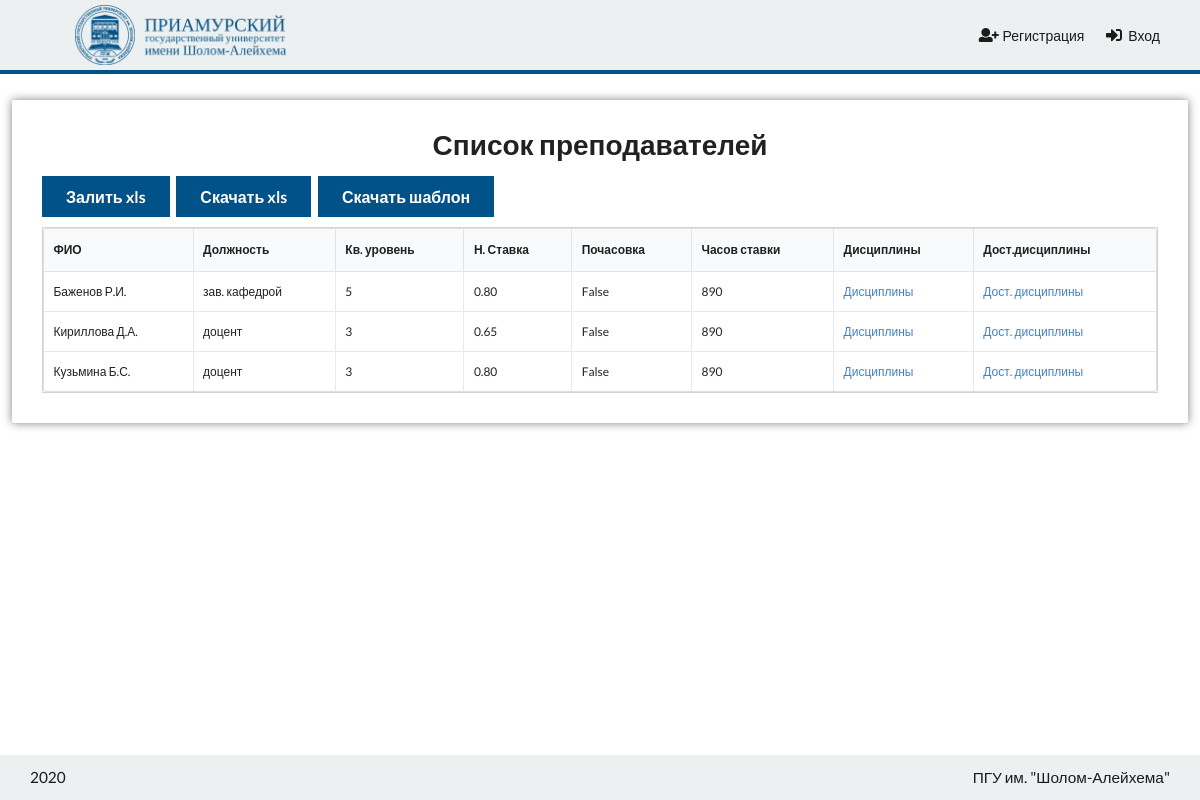
/prepods/list/, run on the app's committed database.
### Prepods/models.py (models this page shows, shortened)
class Prepod(models.Model):
    objects = MyManager()
    user = models.OneToOneField(User, on_delete=models.SET_NULL, null=True)
    last_name = models.CharField(max_length=64, verbose_name="Фамилия")
    first_name = models.CharField(max_length=64, verbose_name="Имя")
    surname = models.CharField(max_length=64, verbose_name="Отчество")
    dolzhnost = models.ForeignKey(Dolzhnost, on_delete=models.SET_NULL, null=True, verbose_name="Должность")
    kv_uroven = models.IntegerField(verbose_name="Кв. уровень")
    n_stavka = models.DecimalField(max_digits=4, decimal_places=2, verbose_name="Н.Ставка")
    pochasovka = models.BooleanField(default=False, verbose_name="Почасовка")
    chasov_stavki = models.IntegerField(verbose_name="Часов ставки")
    class Meta:
        verbose_name = 'Преподаватель'
        verbose_name_plural = 'Преподаватели'
    def fio(self):
        return self.__str__()
    def __str__(self):
        return f'{self.last_name} {self.first_name[0]}.{self.surname[0]}.'

class Dolzhnost(models.Model):
    objects = MyManager()
    name = models.CharField(max_length=64, unique=True)
    class Meta:
        verbose_name_plural = "Должности"
        verbose_name = "Должность"

### Prepods/views.py (the view)
# urls.py: path('list/', prepods_list, name='list'),
def prepods_list(request):
    return render(request, 'Prepods/List.html', {'prepods': Prepod.objects.all()})

### Accounts/templatetags/modified.py (called while the page is built)
def get_value_from_context(context, dots_var, nullable=False):
    c_key = dots_var.split('.')[0]
    try:
        var = context[c_key]
    except KeyError:
        if nullable:
            return None
        raise KeyError('Template context does not exist key: {}'.format(c_key))
    splitted_var = dots_var.split('.')
    if len(splitted_var) > 0:
        attr = '.'.join(splitted_var[1:])
        try:
            value = getattr(var, attr)
        except Exception:
            if nullable:
                return None
            raise AttributeError('Variable {} does not contain attribute {}'.format(splitted_var[0], attr))
    else:
        value = var
    if callable(value):
        value = value()
    return value

### utils/shortcuts.py (called while the page is built)
def build_url(*args, **kwargs):
    get = kwargs.pop('get', {})
    url = reverse(*args, kwargs=kwargs)
    if get:
        url += '?' + urllib.parse.urlencode(get)
    return url

### templates/Prepods/List.html (shortened to what this page needs)
{% extends 'base.html' %}
{% load static %}
{% load modified %}
{% block content %}
    <div class="ui container full-width">
        <div class="child-center">
            <div class="discipline-list cblock">
                <div class="content">
                    <h1 class="ui center aligned header">Список преподавателей</h1>
                    <form id="download-xls" method="post">
                        <div class="sixteen wide">
                            <a onclick="showModal()" class="large ui primary button">Залить xls</a>
                            <button type="submit" class="large ui primary button">Скачать xls</button>
                            <a href="{% static 'files/Shablon.xls' %}" class="large ui primary button"
                               download="proposed_file_name">Скачать шаблон</a>
                        </div>
                    </form>
                    <div class="sixteen wide table-container">
                        <table class="ui celled table">
                            <thead>
                            <tr>
                                <th>ФИО</th>
                                <th>Должность</th>
                                <th>Кв. уровень</th>
                                <th>Н. Ставка</th>
                                <th>Почасовка</th>
                                <th>Часов ставки</th>
                                <th>Дисциплины</th>
                                <th>Дост.дисциплины</th>
                            </tr>
                            </thead>
                            <tbody>
                            {% for prepod in prepods %}
                                <tr>
                                    <td data-label="ФИО">{{ prepod.fio }}</td>
                                    <td data-label="Должность">{{ prepod.dolzhnost.name }}</td>
                                    <td data-label="Кв. уровень">{{ prepod.kv_uroven }}</td>
                                    <td data-label="Н. Ставка">{{ prepod.n_stavka }}</td>
                                    <td data-label="Почасовка">{{ prepod.pochasovka }}</td>
                                    <td data-label="Часов ставки">{{ prepod.chasov_stavki }}</td>
                                    <td data-label="Дисциплины"><a href="{% iurl 'prepods:disciplines' id='prepod.id' %}">Дисциплины</a></td>
                                    <td data-label="Дост.дисциплины"><a href="{% iurl 'prepods:available' id='prepod.id' %}">Дост. дисциплины</a></td>
                                </tr>
                            {% endfor %}
                            </tbody>
                        </table>
                    </div>
                </div>
            </div>
        </div>
    </div>
{% endblock %}

### static/css/style.css (style rules this page uses)
:root { --color: #151515;--nav-bg-color: #ecf0f1;--nav-color: #1b1b1b;--nav-item-hover-bg-color: #e3e7e8;--content-bg-color: #ffffff;--btn-primary-color: #005288;--btn-primary-hover-color: #00497e;--btn-primary-active-color: #003c6b;--btn-primary-text-color: #ffffff;--menu-active-color: #ccddff;--menu-active-hover-color: #b3ccff }
:root body:before { filter:invert(100%) blur(5px) opacity(60%) }
.ui.container.full-width { width:100%;max-width:98% !important }
.discipline-list { width:100%;max-width:100% }
.discipline-list .table-container { overflow-x:scroll;margin-top:10px;border:1px solid rgba(15,15,16,0.18);font-size:12px }
html { padding:0;margin:0;min-height:100% }
body { padding:0;margin:0;color:var(--color) }
body:before { z-index:-3;content:"";position:fixed;top:0;left:0;width:100%;height:100%;background-attachment:fixed;background-repeat:no-repeat;background-size:cover }
body h1 { font-size:3rem }
.ui.container { width:95%;max-width:1280px !important }
.child-center { width:100%;display:flex;justify-content:center }
.cblock { display:block;position:relative;float:left }
.content:not(.no-shadow) { margin:30px 0;background-color:var(--content-bg-color);border-radius:2px;display:block;position:relative;float:left;width:100%;padding:30px;box-shadow:0 0 10px rgba(0,0,0,0.5) }
.ui.button.primary { background-color:var(--btn-primary-color);color:var(--btn-primary-text-color);border-radius:0 }

### data on the page
Prepod: fio "Баженов Р.И.", dolzhnost.name "зав. кафедрой", kv_uroven "5", n_stavka "0.80", pochasovka "False", chasov_stavki "890"
Prepod: fio "Кириллова Д.А.", dolzhnost.name "доцент", kv_uroven "3", n_stavka "0.65", pochasovka "False", chasov_stavki "890"
Prepod: fio "Кузьмина Б.С.", dolzhnost.name "доцент", kv_uroven "3", n_stavka "0.80", pochasovka "False", chasov_stavki "890"
